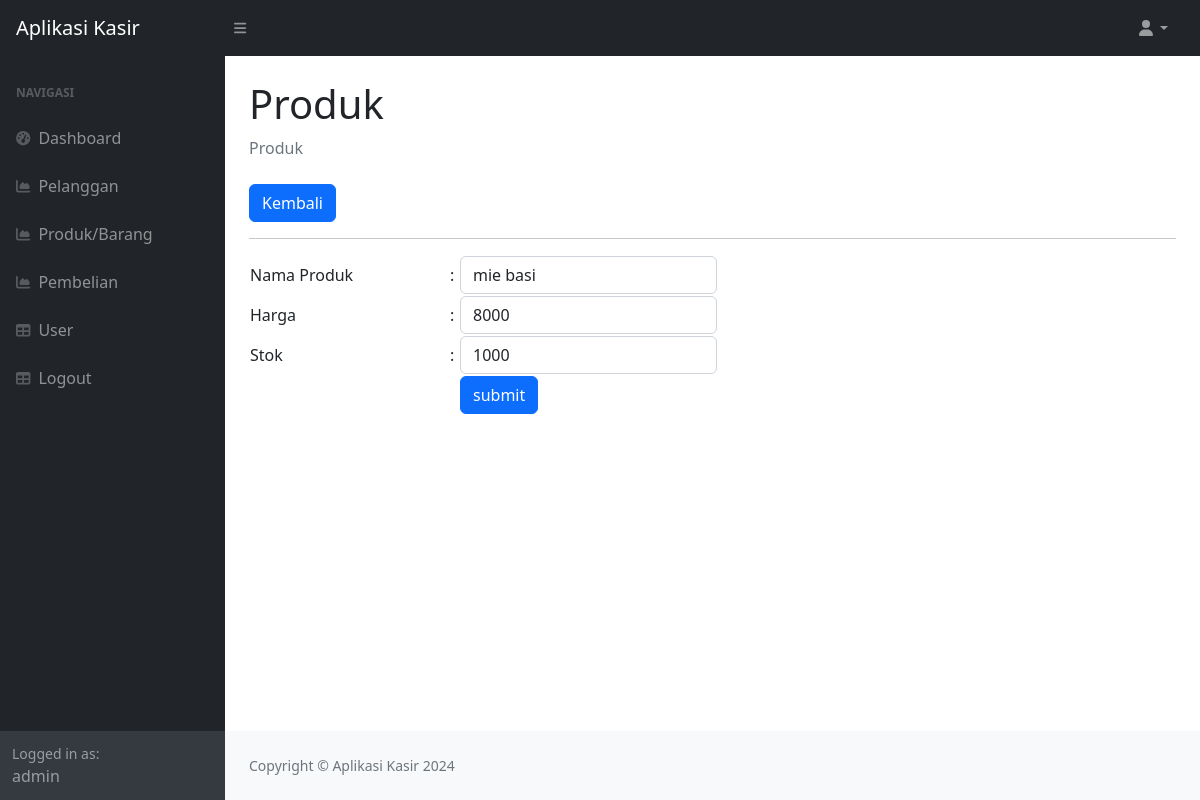
/?page=produk_ubah&&id=1 (signed in), run on the app's committed database.
### tables this page shows
CREATE TABLE `produk` (
  `id_produk` int(11) NOT NULL,
  `nama_produk` varchar(255) DEFAULT NULL,
  `harga` int(10) DEFAULT NULL,
  `stok` int(11) DEFAULT NULL
);

### produk_ubah.php (the view, shortened to what this page needs)
<?php
$id = $_GET['id'];
$query = mysqli_query($koneksi,"SELECT * FROM produk WHERE id_produk=$id");
$data = mysqli_fetch_array($query);
?>
<div class="container-fluid px-4">
    <h1 class="mt-4">Produk</h1>
    <ol class="breadcrumb mb-4">
        <li class="breadcrumb-item active">Produk</li>
    </ol>
    <a href="?page=produk" class="btn btn-primary">Kembali</a>
    <hr>
    <form method="post">
        <table>
            <tr>
                <td width="200">Nama Produk</td>
                <td width="1">:</td>
                <td><input class="form-control" value="<?php echo $data['nama_produk'];?>" type="text" name="nama_produk"></td>
            </tr>
            <tr>
                <td width="200">Harga</td>
                <td width="10">:</td>
                <td><input class="form-control" value="<?php echo $data['harga'];?>" type="number" name="harga"></td>
            </tr>
            <tr>
                <td>Stok</td>
                <td>:</td>
                <td><input class="form-control" type="number" step="0"  value="<?php echo $data['stok'];?>"name="stok"></td>
            </tr>
        <tr>
            <td></td>
            <td></td>
            <td>
                <button type="submit" class="btn btn-primary">submit</button>
            </td>
        </tr>
        </table>
    </form>
    </div>

### data on the page
produk: nama_produk "mie basi", harga "8000", stok "1000"

### other printed values
$_SESSION['user']['nama'] "admin"
